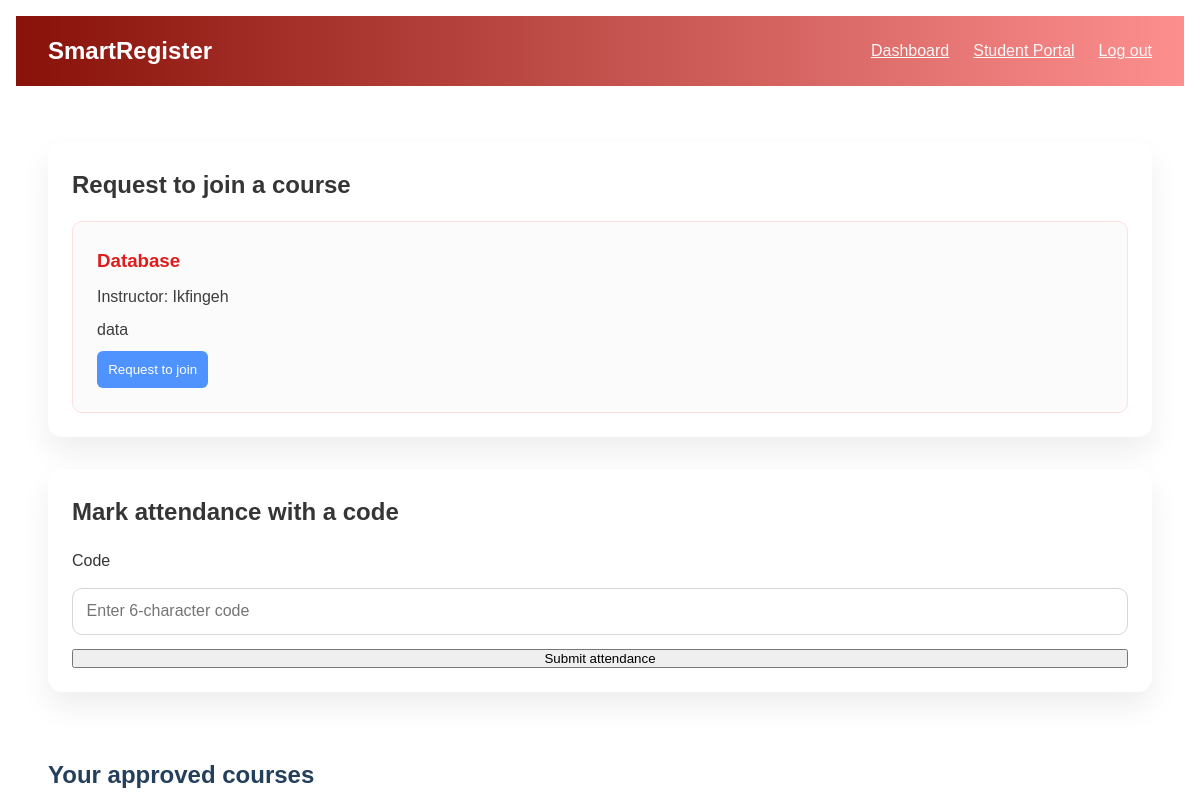
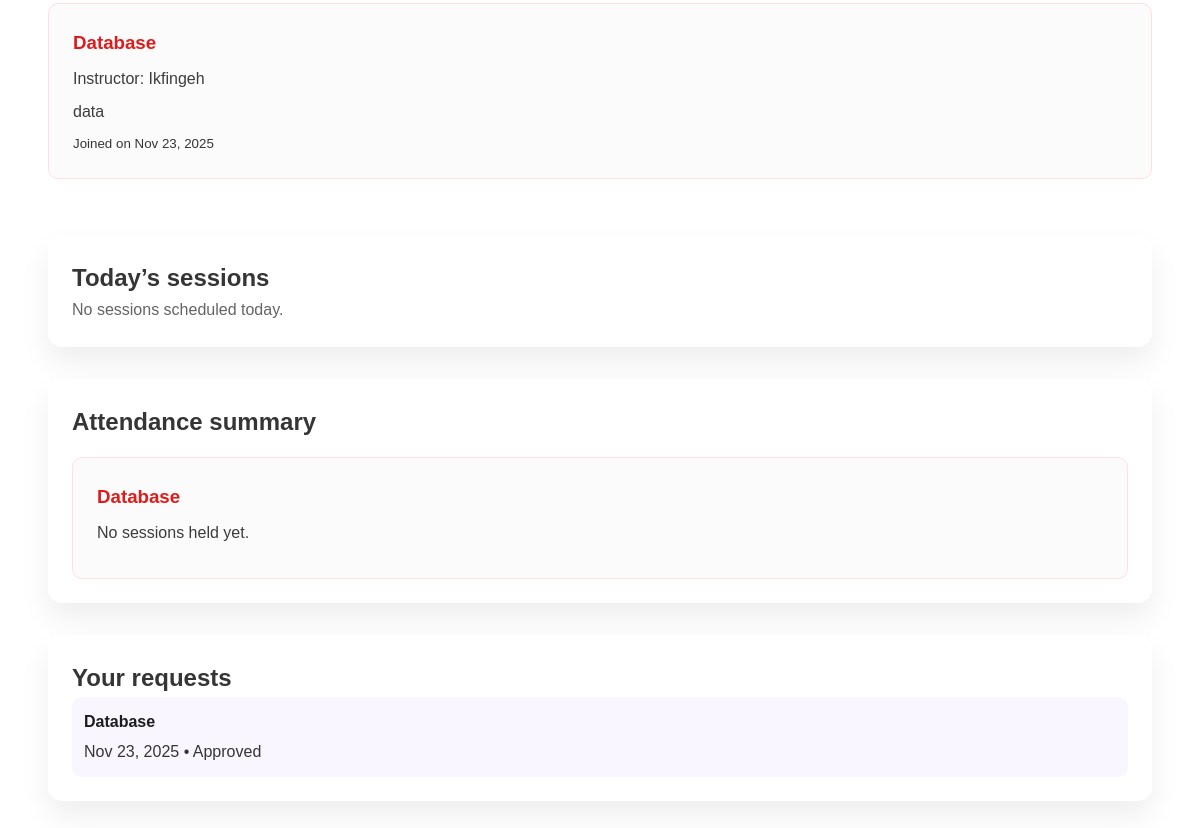
Page /student_dashboard.php (signed in) on the earlier database version (2 pictures, top to bottom).
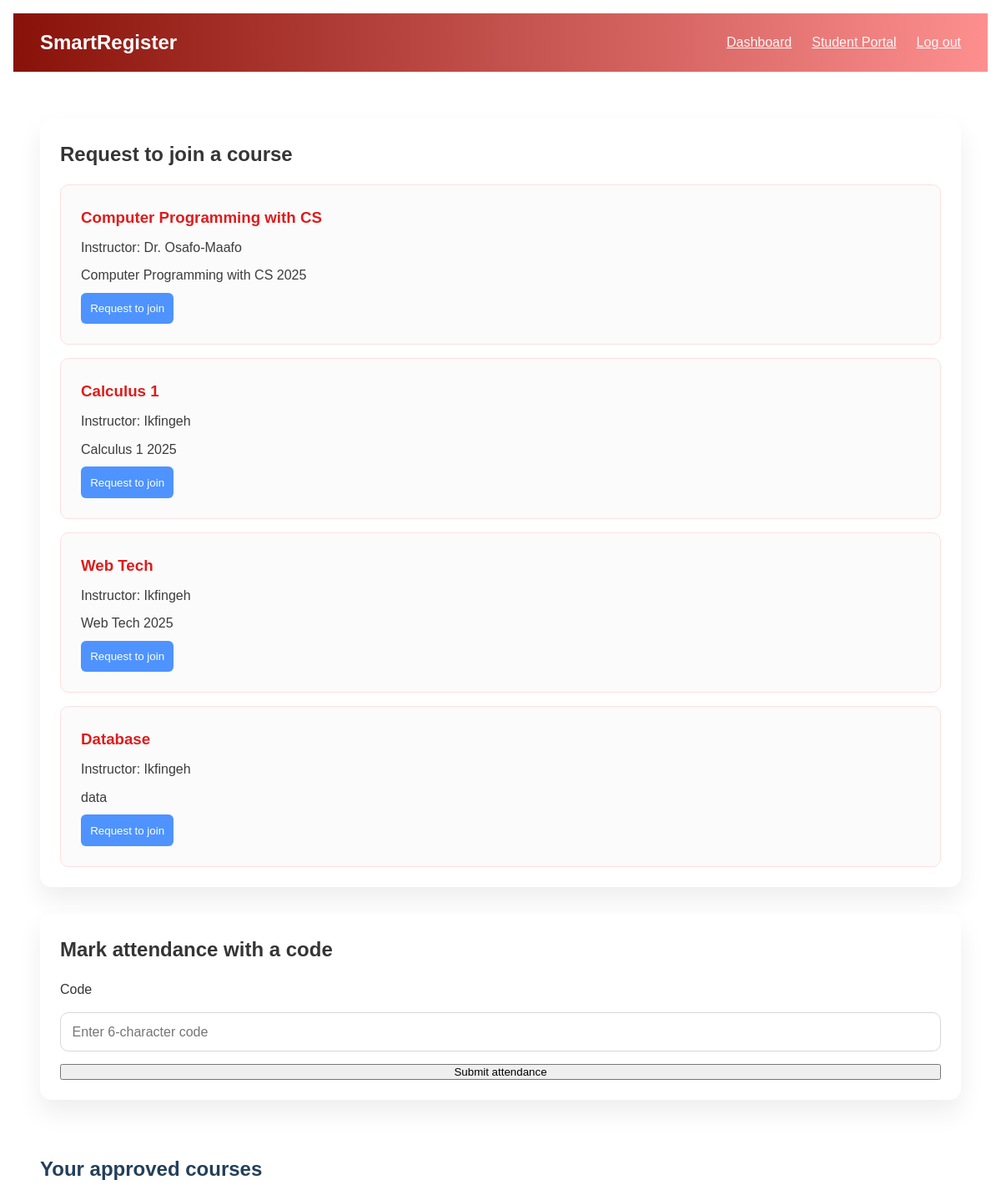
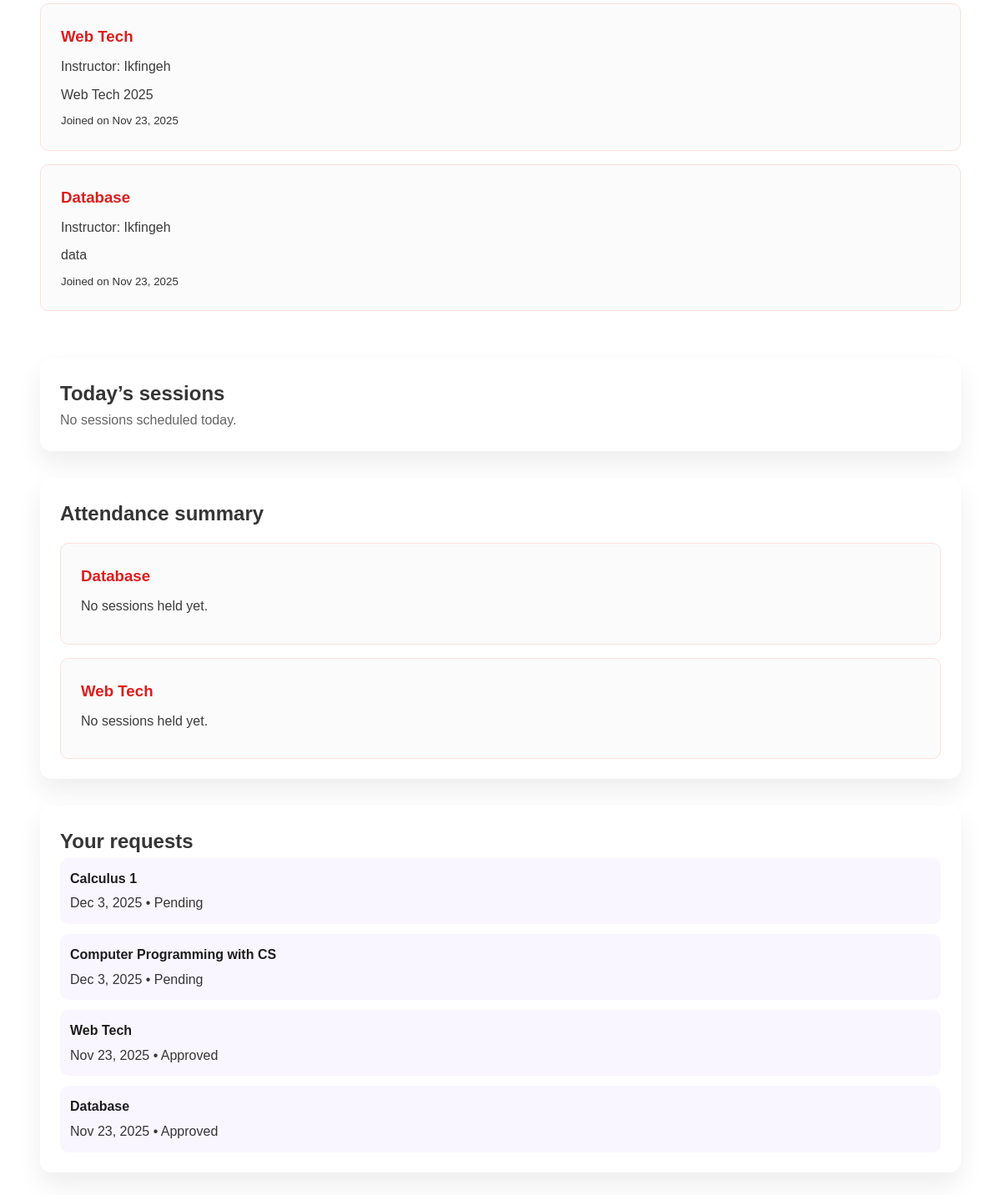
Same page on the later database version (2 pictures, top to bottom).
### tables this page shows
CREATE TABLE courses (
            id INTEGER PRIMARY KEY AUTOINCREMENT,
            title TEXT NOT NULL,
            description TEXT,
            instructor_id INTEGER NOT NULL,
            created_at TEXT NOT NULL DEFAULT CURRENT_TIMESTAMP,
            FOREIGN KEY (instructor_id) REFERENCES users(id) ON DELETE CASCADE
        );

CREATE TABLE users (
            id INTEGER PRIMARY KEY AUTOINCREMENT,
            name TEXT NOT NULL,
            email TEXT NOT NULL UNIQUE,
            password_hash TEXT NOT NULL,
            role TEXT NOT NULL CHECK(role IN ("faculty", "student", "intern")),
            created_at TEXT NOT NULL DEFAULT CURRENT_TIMESTAMP
        );

CREATE TABLE join_requests (
            id INTEGER PRIMARY KEY AUTOINCREMENT,
            course_id INTEGER NOT NULL,
            student_id INTEGER NOT NULL,
            status TEXT NOT NULL CHECK(status IN ("pending", "approved", "rejected")) DEFAULT "pending",
            created_at TEXT NOT NULL DEFAULT CURRENT_TIMESTAMP,
            updated_at TEXT NOT NULL DEFAULT CURRENT_TIMESTAMP,
            FOREIGN KEY (course_id) REFERENCES courses(id) ON DELETE CASCADE,
            FOREIGN KEY (student_id) REFERENCES users(id) ON DELETE CASCADE,
            UNIQUE(course_id, student_id)
        );

### functions.php (called while the page is built, shortened)
<?php
function escape(string $value): string
{
    return htmlspecialchars($value, ENT_QUOTES, 'UTF-8');
}

### student_dashboard.php (the view, shortened to what this page needs)
<?php
require_once __DIR__ . '/config.php';
require_once __DIR__ . '/functions.php';
$user = require_role('student');
$availableCourses = $pdo->query(
    'SELECT c.id, c.title, c.description, u.name AS instructor FROM courses c JOIN users u ON u.id = c.instructor_id ORDER BY c.created_at DESC'
)->fetchAll(PDO::FETCH_ASSOC);
$requestHistory = $pdo->prepare(
    'SELECT jr.status, jr.created_at, c.title
     FROM join_requests jr
     JOIN courses c ON c.id = jr.course_id
     WHERE jr.student_id = :student_id
     ORDER BY jr.created_at DESC'
);
$requestHistory->execute(['student_id' => $user['id']]);
$requests = $requestHistory->fetchAll(PDO::FETCH_ASSOC);
$approvedCourses = $pdo->prepare(
  'SELECT c.id AS course_id, c.title, c.description, u.name AS instructor, jr.updated_at
   FROM join_requests jr
   JOIN courses c ON c.id = jr.course_id
   JOIN users u ON u.id = c.instructor_id
   WHERE jr.student_id = :student_id AND jr.status = "approved"
   ORDER BY jr.updated_at DESC'
);
$approvedCourses->execute(['student_id' => $user['id']]);
$enrolled = $approvedCourses->fetchAll(PDO::FETCH_ASSOC);
$today = date('Y-m-d');
$todaySessionsStmt = $pdo->prepare(
    'SELECT cs.id, cs.title, cs.session_date, c.title AS course_title,
            IFNULL(ar.status, "not_marked") AS attendance_status
     FROM course_sessions cs
     JOIN courses c ON c.id = cs.course_id
     JOIN join_requests jr ON jr.course_id = cs.course_id AND jr.student_id = :student_id AND jr.status = "approved"
     LEFT JOIN attendance_records ar ON ar.session_id = cs.id AND ar.student_id = :student_id
     WHERE DATE(cs.session_date) = :today
     ORDER BY cs.session_date DESC'
);
$todaySessionsStmt->execute([
    'student_id' => $user['id'],
    'today' => $today,
]);
$todaySessions = $todaySessionsStmt->fetchAll(PDO::FETCH_ASSOC);
$overallStmt = $pdo->prepare(
    'SELECT c.id, c.title,
            COUNT(DISTINCT cs.id) AS total_sessions,
            SUM(CASE WHEN ar.status = "present" THEN 1 ELSE 0 END) AS presents
     FROM join_requests jr
     JOIN courses c ON c.id = jr.course_id
     LEFT JOIN course_sessions cs ON cs.course_id = c.id
     LEFT JOIN attendance_records ar ON ar.session_id = cs.id AND ar.student_id = :student_id AND ar.status = "present"
     WHERE jr.student_id = :student_id AND jr.status = "approved"
     GROUP BY c.id, c.title'
);
$overallStmt->execute(['student_id' => $user['id']]);
$attendanceTotals = $overallStmt->fetchAll(PDO::FETCH_ASSOC);
?>
<!DOCTYPE html>
<html lang="en">
<head>
  <link rel="stylesheet" href="style.css" />
</head>
<body>
  <nav class="primary-nav">
    <div class="logo">SmartRegister</div>
    <div class="nav-links">
      <a href="dashboard.php">Dashboard</a>
      <a href="student_dashboard.php" class="active">Student Portal</a>
      <a href="logout.php">Log out</a>
    </div>
  </nav>
  <main class="student-wrapper" id="courses">
    <section class="student-card">
      <h2>Request to join a course</h2>
      <div class="course-offerings">
        <?php if (empty($availableCourses)): ?>
          <p class="empty-state">No courses are available. Check back later.</p>
        <?php else: ?>
          <?php foreach ($availableCourses as $course): ?>
            <article class="course-card compact">
              <h3><?php echo escape($course['title']); ?></h3>
              <p class="muted">Instructor: <?php echo escape($course['instructor']); ?></p>
              <p><?php echo escape($course['description'] ?: 'No description provided.'); ?></p>
              <form method="POST">
                <button type="submit">Request to join</button>
              </form>
            </article>
          <?php endforeach; ?>
        <?php endif; ?>
      </div>
    </section>
    <section class="student-card">
      <h2>Mark attendance with a code</h2>
      <form method="POST" class="attendance-code-form">
        <label for="attendance_code">Code</label>
        <input type="text" id="attendance_code" name="attendance_code" placeholder="Enter 6-character code" maxlength="6" required />
        <button type="submit">Submit attendance</button>
      </form>
    </section>
    <section class="approved-courses">
      <h2>Your approved courses</h2>
      <?php if (empty($enrolled)): ?>
        <p class="empty-state">You are not enrolled in any courses yet.</p>
      <?php else: ?>
        <div class="course-list">
          <?php foreach ($enrolled as $course): ?>
            <article class="course-card compact">
              <h3><?php echo escape($course['title']); ?></h3>
              <p class="muted">Instructor: <?php echo escape($course['instructor']); ?></p>
              <p><?php echo escape($course['description'] ?: 'No description provided.'); ?></p>
              <small>Joined on <?php echo date('M j, Y', strtotime($course['updated_at'])); ?></small>
            </article>
          <?php endforeach; ?>
        </div>
      <?php endif; ?>
    </section>
    <section class="student-card">
      <h2>Today’s sessions</h2>
      <?php if (empty($todaySessions)): ?>
        <p class="empty-state">No sessions scheduled today.</p>
      <?php endif; ?>
    </section>
    <section class="student-card">
      <h2>Attendance summary</h2>
      <?php if (empty($attendanceTotals)): ?>
        <p class="empty-state">No attendance records yet.</p>
      <?php else: ?>
        <div class="attendance-summary">
          <?php foreach ($attendanceTotals as $row): ?>
            <article class="course-card compact">
              <h3><?php echo escape($row['title']); ?></h3>
              <p>
                <?php
                  $totalSessions = (int) $row['total_sessions'];
                  $present = (int) ($row['presents'] ?? 0);
                  echo $totalSessions === 0
                      ? 'No sessions held yet.'
                      : $present . ' of ' . $totalSessions . ' marked present';
                ?>
              </p>
            </article>
          <?php endforeach; ?>
        </div>
      <?php endif; ?>
    </section>
    <section class="request-history">
      <h2>Your requests</h2>
      <?php if (empty($requests)): ?>
        <p class="empty-state">You have not made any requests yet.</p>
      <?php else: ?>
        <ul>
          <?php foreach ($requests as $row): ?>
            <li>
              <div>
                <strong><?php echo escape($row['title']); ?></strong>
                <p><?php echo date('M j, Y', strtotime($row['created_at'])); ?> • <?php echo ucfirst($row['status']); ?></p>
              </div>
            </li>
          <?php endforeach; ?>
        </ul>
      <?php endif; ?>
    </section>
  </main>
</body>
</html>

### style.css (style rules this page uses)
* { margin: 0; padding: 0; box-sizing: border-box; }
body { font-family: 'Poppins', sans-serif; background-color: white; color: #353535; line-height: 1.6; padding: 1rem; }
.primary-nav { background: linear-gradient(90deg, rgb(136, 18, 9), rgb(253, 143, 143)); color: white; display: flex; justify-content: space-between; align-items: center; padding: 1rem 2rem; margin-bottom: 1.5rem; }
.primary-nav .logo { font-size: 1.5rem; font-weight: 600; }
.primary-nav .nav-links { display: flex; gap: 1.5rem; }
.primary-nav .nav-links a { color: rgb(248, 248, 248); font-weight: 500; }
.course-list { display: grid; gap: 1rem; margin-top: 1rem; }
.course-card { border: 1px solid #ffdfdf; border-radius: 14px; padding: 1rem 1.25rem; background: #fff7f7; }
.course-card p { color: #3c3c3c; }
.student-wrapper { padding: 2rem; display: flex; flex-direction: column; gap: 2rem; margin: 1rem 0; }
.student-card, .request-history { background: #fff; border-radius: 14px; padding: 1.5rem; box-shadow: 0 15px 30px rgba(0, 0, 0, 0.07); }
.course-offerings { margin-top: 1rem; display: grid; gap: 1rem; }
.course-card.compact { display: flex; flex-direction: column; }
.course-card.compact p { margin-bottom: 0.5rem; }
.course-card.compact form { margin-top: auto; }
.course-card.compact button { background-color: #4e93ff; border-radius: 6px; padding: 0.7rem; }
.request-history ul { list-style: none; display: flex; flex-direction: column; gap: 0.75rem; }
.request-history li { padding: 0.75rem; border-radius: 10px; background: #f9f6ff; }
.request-history strong { display: block; margin-bottom: 0.25rem; color: #1c1c1c; }
.empty-state { color: #646464; }
.course-card { background: rgb(251, 251, 251); border-radius: 10px; padding: 1.5rem; }
.course-card h3 { color: #de1c1c; margin-bottom: 0.5rem; }
.course-card p { margin-bottom: 1rem; }
.course-card button { background-color: #ee8181; color: white; border: none; padding: 0.5rem 1rem; border-radius: 5px; cursor: pointer; transition: background-color 0.3s; }
.student-wrapper .course-list { display: grid; gap: 1rem; margin-bottom: 1.5rem; }
.student-wrapper .approved-courses { margin-top: 2rem; }
.student-wrapper .approved-courses h2 { margin-bottom: 0.8rem; color: #233f5b; }
.session-form, .attendance-code-form { display: flex; flex-direction: column; gap: 0.9rem; margin-top: 1rem; }
.session-form input, .session-form select, .attendance-code-form input, .attendance-code-form select { border-radius: 10px; border: 1px solid #d7d7d7; padding: 0.85rem; font-size: 1rem; font-family: inherit; }
.session-list, .attendance-summary { display: grid; gap: 1rem; margin-top: 1rem; }

Differences in the rows shown:
added courses: title "Computer Programming with CS", instructor.name "Dr. Osafo-Maafo", description "Computer Programming with CS 2025", shown under "Request to join a course"
added courses: title "Calculus 1", instructor.name "Ikfingeh", description "Calculus 1 2025", shown under "Request to join a course"
added courses: title "Web Tech", instructor.name "Ikfingeh", description "Web Tech 2025"
added join_requests: course.title "Web Tech", users.name "Ikfingeh", course.description "Web Tech 2025", updated_at "Nov 23, 2025", created_at "Nov 23, 2025", status "Approved"
added join_requests: course.title "Calculus 1", created_at "Dec 3, 2025", status "Pending", shown under "Your requests"
added join_requests: course.title "Computer Programming with CS", created_at "Dec 3, 2025", status "Pending", shown under "Your requests"
